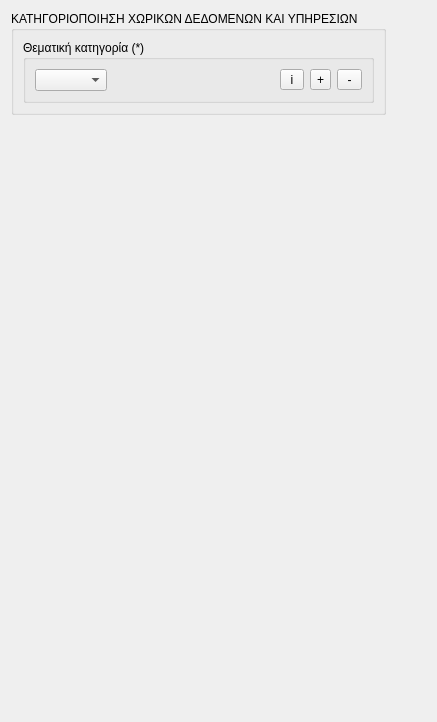
     <widget class="QWidget" name="tab_3">
      <attribute name="title">
       <string>Κατηγοριοποίηση</string>
      </attribute>
      <layout class="QGridLayout" name="gridLayout_42">
       <item row="1" column="0">
        <spacer name="verticalSpacer_3_1">
         <property name="orientation">
          <enum>Qt::Vertical</enum>
         </property>
         <property name="sizeHint" stdset="0">
          <size>
           <width>20</width>
           <height>596</height>
          </size>
         </property>
        </spacer>
       </item>
       <item row="0" column="0">
        <widget class="QGroupBox" name="groupBox_3_1">
         <property name="title">
          <string>ΚΑΤΗΓΟΡΙΟΠΟΙΗΣΗ ΧΩΡΙΚΩΝ ΔΕΔΟΜΕΝΩΝ ΚΑΙ ΥΠΗΡΕΣΙΩΝ</string>
         </property>
         <layout class="QGridLayout" name="gridLayout_43">
          <item row="0" column="0">
           <widget class="QGroupBox" name="groupBox_3_2">
            <property name="title">
             <string>Θεματική κατηγορία (*)</string>
            </property>
            <layout class="QGridLayout" name="gridLayout_44">
             <item row="0" column="0">
              <widget class="QComboBox" name="comboBox_3_1">
               <property name="contextMenuPolicy">
                <enum>Qt::NoContextMenu</enum>
               </property>
              </widget>
             </item>
             <item row="0" column="1">
              <spacer name="horizontalSpacer_3_1">
               <property name="orientation">
                <enum>Qt::Horizontal</enum>
               </property>
               <property name="sizeHint" stdset="0">
                <size>
                 <width>40</width>
                 <height>20</height>
                </size>
               </property>
              </spacer>
             </item>
             <item row="0" column="2">
              <widget class="QToolButton" name="toolButton_3_1">
               <property name="text">
                <string> i </string>
               </property>
               <property name="icon">
                <iconset resource=".qgis2/python/plugins/TATM_Metadata_editor/resources.qrc">
                 <normaloff>:/plugins/Metadata_editor/icons/info.png</normaloff>:/plugins/Metadata_editor/icons/info.png</iconset>
               </property>
              </widget>
             </item>
             <item row="0" column="3">
              <widget class="QToolButton" name="toolButton_3_2">
               <property name="text">
                <string>+</string>
               </property>
               <property name="icon">
                <iconset resource=".qgis2/python/plugins/TATM_Metadata_editor/resources.qrc">
                 <normaloff>:/plugins/Metadata_editor/icons/add.png</normaloff>:/plugins/Metadata_editor/icons/add.png</iconset>
               </property>
              </widget>
             </item>
             <item row="0" column="4">
              <widget class="QToolButton" name="toolButton_3_3">
               <property name="text">
                <string> - </string>
               </property>
               <property name="icon">
                <iconset resource=".qgis2/python/plugins/TATM_Metadata_editor/resources.qrc">
                 <normaloff>:/plugins/Metadata_editor/icons/remove.png</normaloff>:/plugins/Metadata_editor/icons/remove.png</iconset>
               </property>
              </widget>
             </item>
            </layout>
           </widget>
          </item>
         </layout>
        </widget>
       </item>
       <item row="0" column="1">
        <spacer name="horizontalSpacer_23">
         <property name="orientation">
          <enum>Qt::Horizontal</enum>
         </property>
         <property name="sizeHint" stdset="0">
          <size>
           <width>40</width>
           <height>20</height>
          </size>
         </property>
        </spacer>
       </item>
      </layout>
     </widget>
